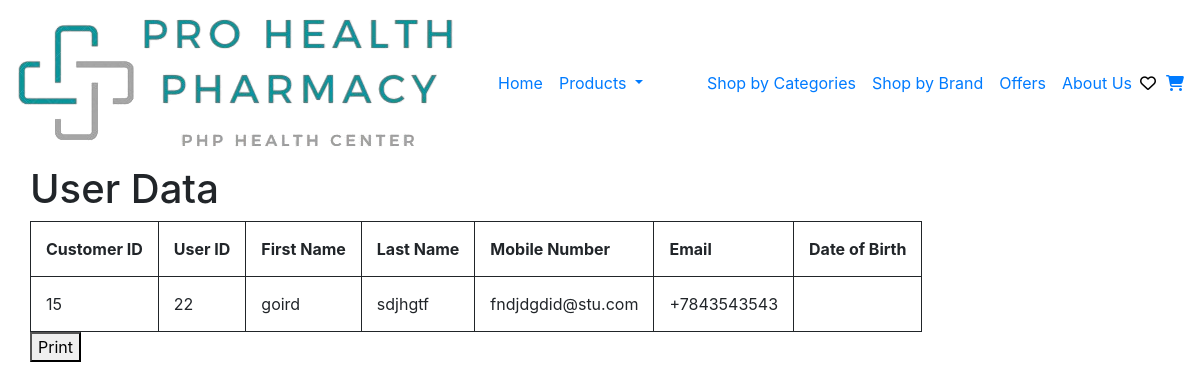
/Reports/UsersReport.php, run on an earlier commit of the app's database.
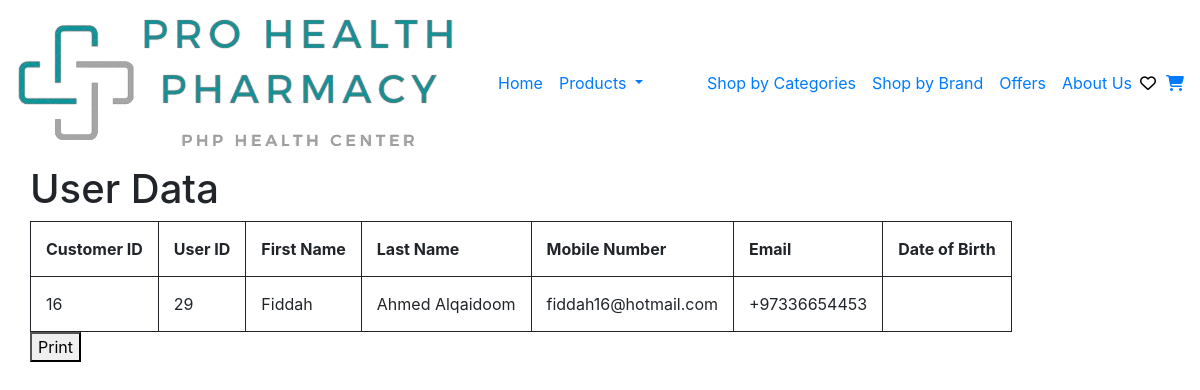
And on a later commit of the database.
### Reports/UsersReport.php (the view, shortened to what this page needs)
<?php
include '../header.php';
?>
<!DOCTYPE html>
    <html lang="en">
    <head>
    <link rel="stylesheet" href="../css/Report.css" />
</head>
<body>
    <main>
    <?php
include '../Connection/init.php';
$stmt = $db->prepare("SELECT * FROM `customer data`");
$stmt->execute();
$customer = $stmt->fetchAll(PDO::FETCH_ASSOC);
?>
<div class="container">
    <div class="row">
        <div class="col-x1-12">
            <h1>User Data</h1>
                <table>
                        <tr>
                            <th>Customer ID</th>
                            <th>User ID</th>
                            <th>First Name</th>
                            <th>Last Name</th>
                            <th>Mobile Number</th>
                            <th>Email</th>
                            <th>Date of Birth</th>
                        </tr>
        <tbody>
<?php
foreach ($customer as $customer) {
    $CustomerID = $customer['CustomerID'];
    $UserID = $customer['UserID'];
    $FirstName = $customer['FirstName'];
    $LastName = $customer['LastName'];
    $Email = $customer['Email'];
    $MobileNumber = $customer['MobileNumber'];
    $DOB = $customer['DOB'];
}
?>
        <tr>
            <td><?php echo $CustomerID ?></td>
            <td><?php echo $UserID ?></td>
            <td><?php echo $FirstName ?></td>
            <td><?php echo $LastName ?></td>
            <td><?php echo $Email ?></td>
            <td><?php echo $MobileNumber ?></td>
            <td><?php echo $DOB ?></td>
        </tbody>
        </div>
    </div>
</div>
<div class="Print">
<button onclick="window.print()">Print</button>
</div>
</main>
</html>

### header.php (shortened to what this page needs)
<!DOCTYPE html>
<html lang="en">
<head>
  <link rel="stylesheet" href="../css/all.min.css" />
  <link rel="stylesheet" href="https://cdn.jsdelivr.net/npm/bootstrap@4.6.2/dist/css/bootstrap.min.css">
  <link rel="stylesheet" href="../css/main.css" />
</head>
<body>
  <header>
    <div>
      <nav class="navbar navbar-expand-xl navbar-lightsticky-top">
        <a class="navbar-brand" href="../Account/Login.php"> <img src="../images/logo1.png" class="logo" /> <img src="../images/logo2.png" class="logo2" /></a>
        <div class="collapse navbar-collapse" id="navbarSupportedContent">
          <ul class="navbar-nav ml-auto float-none">
            <?php if (isset($_SESSION['un'])) {
              if ($_SESSION['user_role'] == 'Admin' || $_SESSION['user_role'] == 'Staff') {
                echo '<li class="nav-item active">
            <a class="nav-link" href="../Interface/HomePage' . $_SESSION['user_role'] . '.php">Home <span class="sr-only">(current)</span></a>
          </li>
          <li class="nav-item dropdown mr-5">
          <a class="nav-link dropdown-toggle" href="#" role="button" data-toggle="dropdown" aria-expanded="false">
            Reports
          </a>
          <div class="dropdown-menu">
          <a class="dropdown-item" href="../.php">Medicine Report</a>
          <a class="dropdown-item" href="../.php">Current Inventory Report</a>
          <a class="dropdown-item" href="../.php">Users Report</a>
          <a class="dropdown-item" href="../.php">Customer Information Report</a>
          <a class="dropdown-item" href="../.php">Staff Information Report</a>
          <a class="dropdown-item" href="../.php">Customer Order Details Report</a>
          <a class="dropdown-item" href="../.php">Top Selling Medicines Report</a>
          <a class="dropdown-item" href="../.php">Supplier Report</a>
          <a class="dropdown-item" href="../.php">Order Report</a>
          <a class="dropdown-item" href="../.php">Offers Report</a>
          </div>
          </li>
          <li class="nav-item dropdown mr-5">
          <a class="nav-link dropdown-toggle" href="#" role="button" data-toggle="dropdown" aria-expanded="false">
            Manage Items
          </a>
          <div class="dropdown-menu">
          <a class="dropdown-item" href="../ManageProduct/ViewProduct.php">View Products</a>
          <a class="dropdown-item" href="../ManageProduct/AddProduct.php">Add Product</a>
          <a class="dropdown-item" href="../ManageProduct/EditProduct.php">Edit Product</a>
          </div>
          </li>
          <li class="nav-item dropdown mr-5">
          <a class="nav-link dropdown-toggle" href="#" role="button" data-toggle="dropdown" aria-expanded="false">
            Manage Orders
          </a>
          <div class="dropdown-menu">
          <a class="dropdown-item" href="../ManageOrders/ViewOrder.php">View Order</a>
          <a class="dropdown-item" href="../ManageOrders/AddOrder.php">Add Order</a>
          <a class="dropdown-item" href="../ManageOrders/EditOrder.php">Edit Order</a>
          </div>
          </li>
          <li class="nav-item dropdown mr-5">
          <a class="nav-link dropdown-toggle" href="#" role="button" data-toggle="dropdown" aria-expanded="false">
            Manage Users
          </a>
          <div class="dropdown-menu">
          <a class="dropdown-item" href="../ManageUsers/ViewUsers.php">View Users</a>
          <a class="dropdown-item" href="../ManageUsers/AddUser.php">Add User</a>
          <a class="dropdown-item" href="../ManageUsers/EditUser.php">Edit User</a>
          <a class="dropdown-item" href="../ManageUsers/AddCustomer.php">Add Customer</a>
          <a class="dropdown-item" href="../ManageUsers/EditCustomer.php">Edit Customer</a>';
                if ($_SESSION['user_role'] == 'Admin') {
                  echo '<a class="dropdown-item" href="../ManageUsers/AddStaff.php">Add Staff</a>
            <a class="dropdown-item" href="../ManageUsers/EditStaff.php">Edit Staff</a>';
                }
                echo '<a class="dropdown-item" href="../ManageUsers/AddSupplier.php">Add Supplier</a>
          <a class="dropdown-item" href="../ManageUsers/EditSupplier.php">Edit Supplier</a>
          </div>
          </li>
          <li class="nav-item dropdown mr-5">
          <a class="nav-link dropdown-toggle" href="#" role="button" data-toggle="dropdown" aria-expanded="false">
            Manage Offers
          </a>
          <div class="dropdown-menu">
          <a class="dropdown-item" href="../ManageOffers/ViewOffer.php">View Offer</a>
          <a class="dropdown-item" href="../ManageOffers/AddOffer.php">Add Offer</a>
          <a class="dropdown-item" href="../ManageOffers/EditOffer.php">Edit Offer</a>
          </div>
          </li>
          <li class="nav-item dropdown mr-5">
            <a class="nav-link dropdown-toggle" href="#" role="button" data-toggle="dropdown" aria-expanded="false">
              Account
            </a>
            <div class="dropdown-menu">
            <a class="dropdown-item" href="profile.php">profile</a>
            <a class="dropdown-item" href="../Account/Logout.php">logout</a>
            </div>
            </li>
          ';
              } else if ($_SESSION['user_role'] == 'Customer') {
                echo '
          <li class="nav-item active">
          <a class="nav-link" href="../Interface/HomePage' . $_SESSION['user_role'] . '.php">Home <span class="sr-only">(current)</span></a>
        </li>
        <li class="nav-item">
        <a class="nav-link" href="../Account/Profile.php">My Profile</a>
        </li>
        <li class="nav-item dropdown mr-5">
        <a class="nav-link dropdown-toggle" href="#" role="button" data-toggle="dropdown" aria-expanded="false">
          Products
        </a>
        <div class="dropdown-menu">
        <a class="dropdown-item" href="#">Medicine</a>
        <a class="dropdown-item" href="#">Minerals</a>
        <a class="dropdown-item" href="#">Vitamins</a>
        <a class="dropdown-item" href="#">Supplements</a>
        <a class="dropdown-item" href="#">Common Conditions</a>
        <a class="dropdown-item" href="#">Skin Care</a>
        <a class="dropdown-item" href="#">Oral Care</a>
        <a class="dropdown-item" href="#">Bath & Shower</a>
        <a class="dropdown-item" href="#">Hair Wash & Care</a>
        <a class="dropdown-item" href="#">Body Supports</a>
        <a class="dropdown-item" href="#">Feminine Hygiene</a>
        <a class="dropdown-item" href="#">Mens Grooming</a>
        <a class="dropdown-item" href="#">Deodorants</a>
        <a class="dropdown-item" href="#">Health Accessories</a>
        <a class="dropdown-item" href="#">First Aid</a>
        <a class="dropdown-item" href="#">Diagnostics & Monitoring</a>
        <a class="dropdown-item" href="#">Baby Skin Care & Accessories</a>
        </div>
        </li>
        <li class="nav-item">
        <a class="nav-link" href="#">My Orders</a>
        </li>
        <li class="nav-item">
        <a class="nav-link" href="#">Offers</a>
        </li>
        <li class="nav-item">
        <a class="nav-link" href="../Interface/AboutUs.php">About Us</a>
        </li>
        <button class="favorite-button"><i class="far fa-heart"></i></button>
        <button class="shopping-cart-button"><a href="../ManageShoppingCart/ViewShoppingCart.php"> <i class="fas fa-shopping-cart"></i> </a> </button>
        ';
              }
            } else {
              echo '<li class="nav-item active">
      <a class="nav-link" href="../Interface/HomePage.php">Home <span class="sr-only">(current)</span></a>
    </li>
    <li class="nav-item dropdown mr-5">
    <a class="nav-link dropdown-toggle" href="#" role="button" data-toggle="dropdown" aria-expanded="false">
      Products
    </a>
    <div class="dropdown-menu">
    <a class="dropdown-item" href="#">Medicine</a>
    <a class="dropdown-item" href="#">Minerals</a>
    <a class="dropdown-item" href="#">Vitamins</a>
    <a class="dropdown-item" href="#">Supplements</a>
    <a class="dropdown-item" href="#">Common Conditions</a>
    <a class="dropdown-item" href="#">Skin Care</a>
    <a class="dropdown-item" href="#">Oral Care</a>
    <a class="dropdown-item" href="#">Bath & Shower</a>
    <a class="dropdown-item" href="#">Hair Wash & Care</a>
    <a class="dropdown-item" href="#">Body Supports</a>
    <a class="dropdown-item" href="#">Feminine Hygiene</a>
    <a class="dropdown-item" href="#">Mens Grooming</a>
    <a class="dropdown-item" href="#">Deodorants</a>
    <a class="dropdown-item" href="#">Health Accessories</a>
    <a class="dropdown-item" href="#">First Aid</a>
    <a class="dropdown-item" href="#">Diagnostics & Monitoring</a>
    <a class="dropdown-item" href="#">Baby Skin Care & Accessories</a>
    </div>
    </li>
    <li class="nav-item">
    <a class="nav-link" href="#">Shop by Categories</a>
    </li>
    <li class="nav-item">
    <a class="nav-link" href="#">Shop by Brand</a>
    </li>
    <li class="nav-item">
    <a class="nav-link" href="#">Offers</a>
    </li>
    <li class="nav-item">
    <a class="nav-link" href="../Interface/AboutUs.php">About Us</a>
    </li>
    <button class="favorite-button"><i class="far fa-heart"></i></button>
    <button class="shopping-cart-button"><a href="../ManageShoppingCart/ViewShoppingCart.php"> <i class="fas fa-shopping-cart"></i> </a> </button>';
            }
            ?>
          </ul>
  </header>
</body>
</html>

### css/main.css (style rules this page uses)
.favorite-button { border: none; background-color: transparent; padding: 0; cursor: pointer; }
.shopping-cart-button { border: none; background-color: transparent; margin-left: 10px; padding: 0; cursor: pointer; }
* { box-sizing: border-box; }

### css/Report.css (style rules this page uses)
table, th, td { padding: 15px; text-align: left; border: 1px solid; }

What changed in the data, as far as the page shows it:
no longer on this page (row edited): customer data: CustomerID "15", UserID "22", FirstName "goird", LastName "sdjhgtf", Email "fndjdgdid@stu.com", MobileNumber "+7843543543"
added customer data: CustomerID "16", UserID "29", FirstName "Fiddah", LastName "Ahmed Alqaidoom", Email "fiddah16@hotmail.com", MobileNumber "+97336654453"
